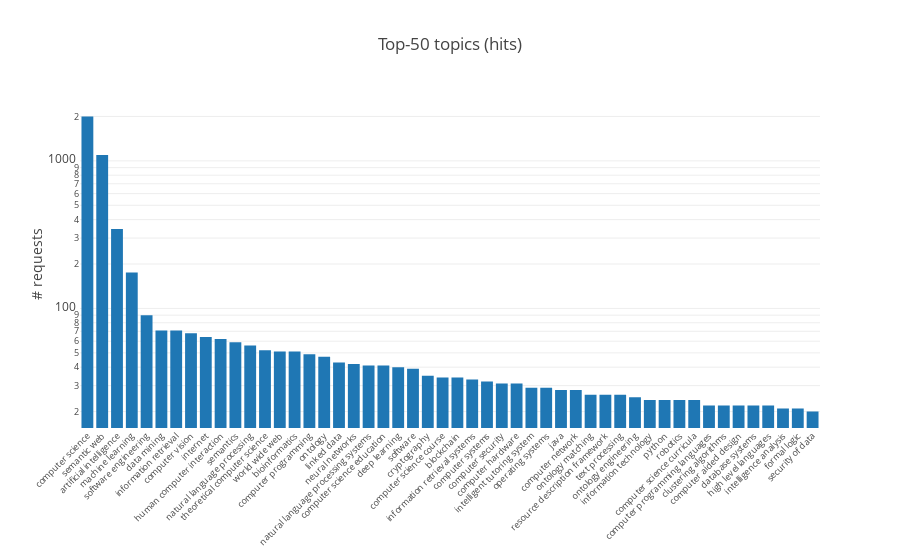

Notebook code for this chart:
### Code cell
bars_data = topics_req_df[topics_req_df['exists'] == 1]
bars_data = bars_data.groupby('topic')[['id']].count().sort_values(by='id', ascending=False).reset_index()
bars_data = bars_data[0:50]

trace0 = go.Bar(
    x = bars_data['topic'],
    y = bars_data['id'])

layout = go.Layout(title='Top-50 topics (hits)',
                   xaxis=dict(tickangle=-45,
                             automargin=True,
                             tickfont=dict(size=9)),
                   yaxis=dict(title='# requests',
                              type='log'))
                   
fig = go.Figure(data=[trace0], layout=layout)
plotly.offline.iplot(fig)

### Figure 1 — Plotly figure (JSON) as saved in the notebook; plotly's stock layout.template omitted (floating-point values rounded to 4 significant figures)
{"data": [{"type": "bar", "uid": "c7d08313-9a0c-4ed5-8032-a9b131deee2e", "x": ["computer science", "semantic web", "artificial intelligence", "machine learning", "software engineering", "data mining", "information retrieval", "computer vision", "internet", "human computer interaction", "semantics", "natural language processing", "theoretical computer science", "world wide web", "bioinformatics", "computer programming", "ontology", "linked data", "neural networks", "natural language processing systems", "computer science education", "deep learning", "software", "cryptography", "computer science course", "blockchain", "information retrieval systems", "computer systems", "computer security", "computer hardware", "intelligent tutoring system", "operating systems", "java", "computer network", "ontology matching", "resource description framework", "text processing", "ontology engineering", "information technology", "python", "robotics", "computer science curricula", "computer programming languages", "clustering algorithms", "computer aided design", "database systems", "high level languages", "intelligence analysis", "formal logic", "security of data"], "y": [2002, 1095, 345, 175, 90, 71, 71, 68, 64, 62, 59, 56, 52, 51, 51, 49, 47, 43, 42, 41, 41, 40, 39, 35, 34, 34, 33, 32, 31, 31, 29, 29, 28, 28, 26, 26, 26, 25, 24, 24, 24, 24, 22, 22, 22, 22, 22, 21, 21, 20]}], "layout": {"title": "Top-50 topics (hits)", "xaxis": {"automargin": true, "tickangle": -45, "tickfont": {"size": 9}}, "yaxis": {"title": "# requests", "type": "log"}}}
